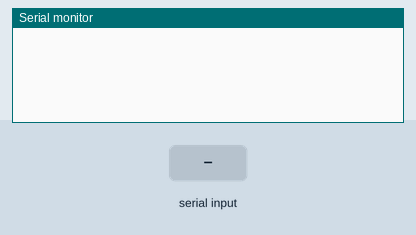
The sketch below on a simulated Arduino Mega 2560, built with avr-gcc and run on an emulated ATmega2560. Shown: the last lines printed to the serial monitor. The test bench sets the inputs (shaded band).

Above: at 1.2 s.
1.3 s: "JACKPOT" received over the second serial link
At 2.5 s:
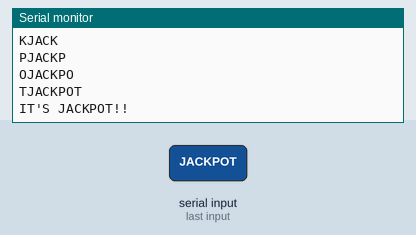
2.8 s: "1" received over the second serial link
At 4.1 s:
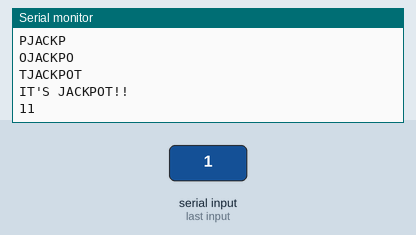

The sketch:

ble_mega.ino
```cpp
#include <SoftwareSerial.h>
String byteTmp = "";
void setup() {
  Serial.begin(9600);
  Serial1.begin(9600);
}

void loop() {
  while(Serial1.available()){//앱에서 아두이노로 데이터 전송하는 부분
    byte data = Serial1.read(); //안드로이드에서 보낼 때 길이 수 맞춰서 보내도록 하기

    Serial.write(data);
    if(data == 'J'){
      Serial.println("J COME");
      byteTmp = "";
    }
    byteTmp+=char(data);
    Serial.println(byteTmp);
    if(byteTmp == "JACKPOT"){
      Serial.println("IT'S JACKPOT!!");
      byteTmp = "";
    }
  }
}
```

Measured:
- after the input at 1.3 s, the serial monitor: prints a new line at once (image 1)
- after the input at 2.8 s, the serial monitor: prints a new line at once (image 2)
